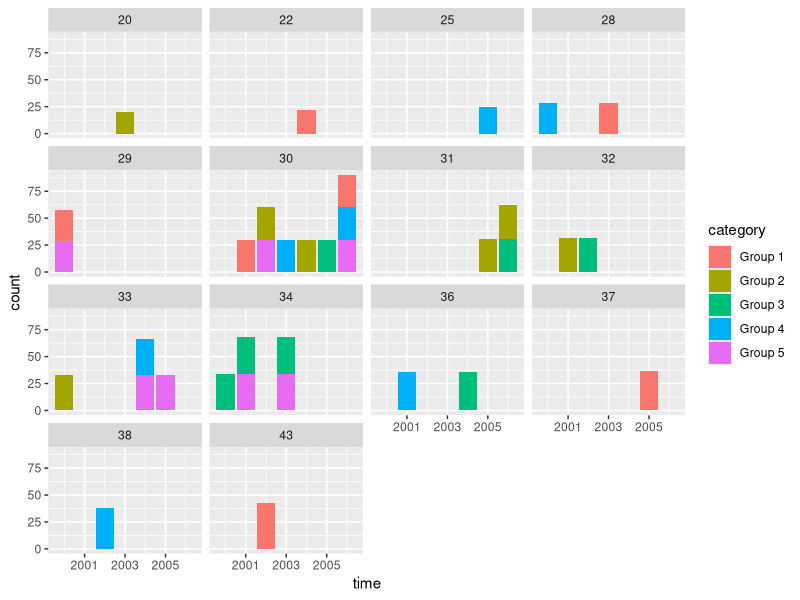
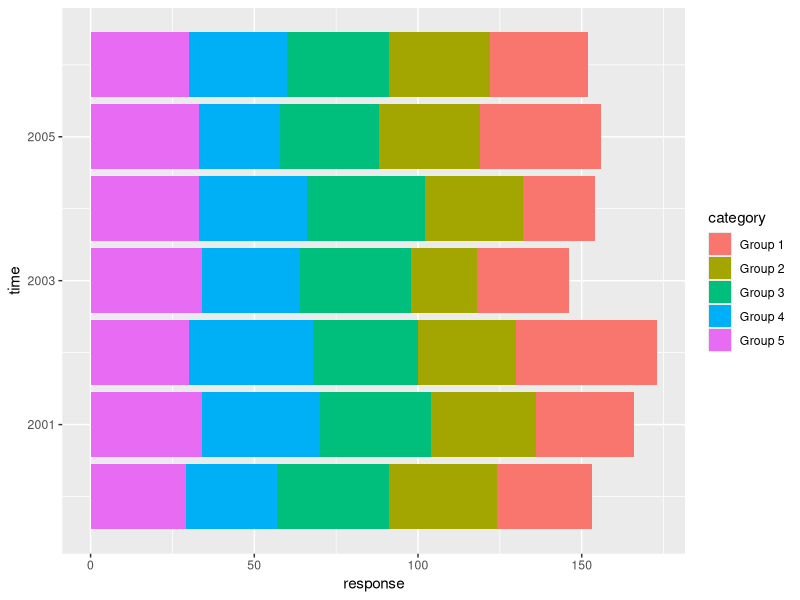
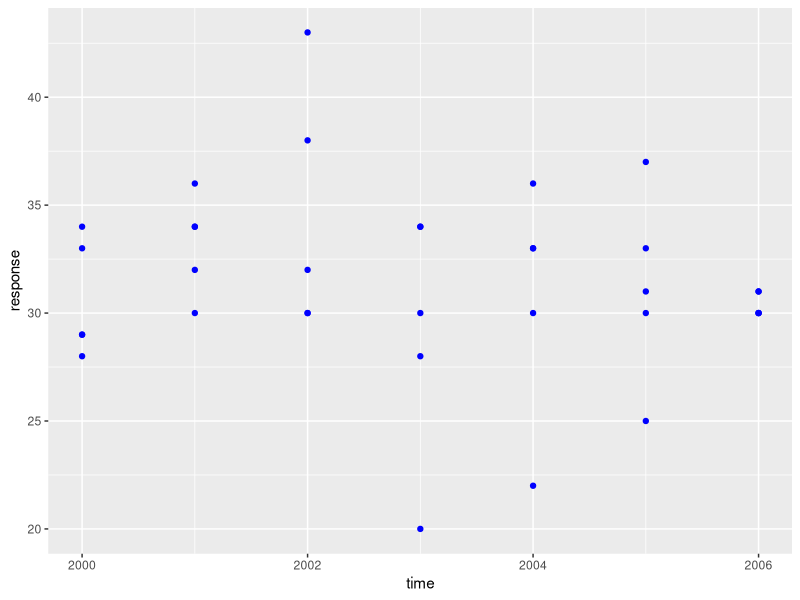
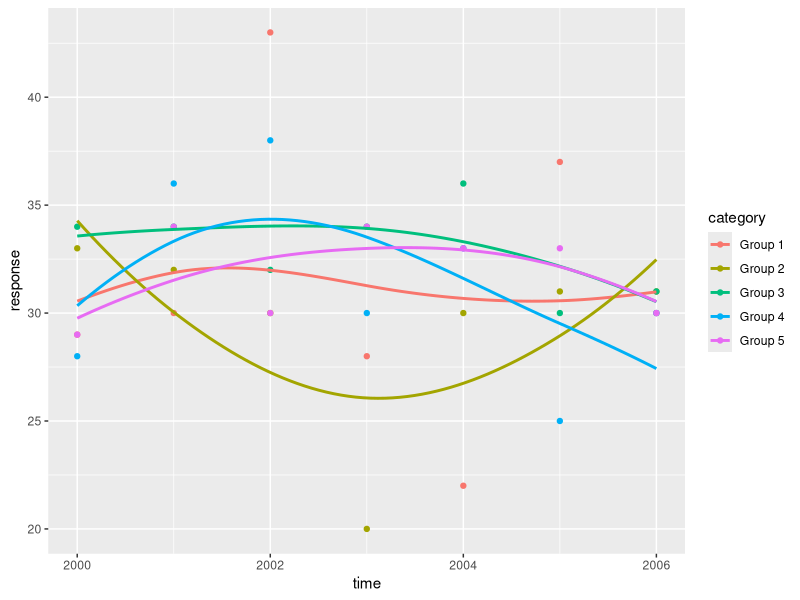

Recreate these plots in R, in order.
## ---- chunk 1
library(tidyverse)
category <- rep(c("Group 1", "Group 2", "Group 3", "Group 4", "Group 5"), 7)
time <- rep(c(2000, 2001, 2002, 2003, 2004, 2005, 2006), each = 5) 
response <- rpois(length(category), 30)
df <- tibble(category, time, response)
ggplot(data = df, aes(x = time, y = response)) +
  geom_col(aes(fill = category)) +
  facet_wrap(~ response) +
  labs(y = "count")
## ---- chunk 2
ggplot(data = df, aes(x = time, y = response)) +
  geom_col(aes(fill = category)) +
  coord_flip()
## ---- chunk 3
ggplot(data = df, aes(x = time, y = response)) +
  geom_point(colour = "blue")
## ---- chunk 4
ggplot(data = df, aes(x = time, y = response, colour = category)) +
  geom_point() +
  geom_smooth(se = FALSE, span = 1.9)
